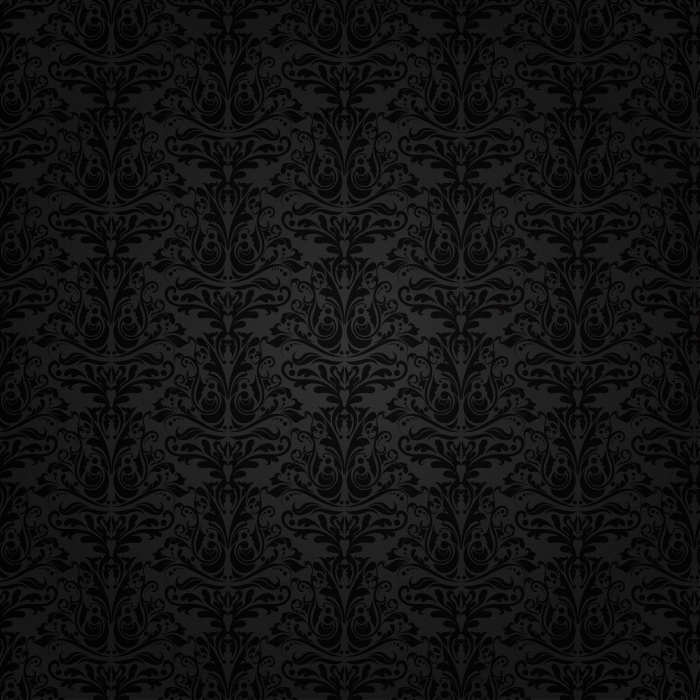
#> input picture COS3401/images/dark2.png, 700 x 700 px, found by its file name
$ jupyter execute 'enhancement_log_transform (1).ipynb'
#> lines starting #> are read from the running program, lines starting #| are printed output that depends on the picture; long printed decimals are rounded
## <span style='color:blue;'>The Log Transformations</span>
Image enhancement using log transformation is a technique used in image processing to enhance the contrast of an image, particularly in the darker areas. This technique is especially useful for images with a high dynamic range. The log transformation works by mapping the values of pixels in an image to a logarithmic scale. This mapping expands the dark pixels in an image while compressing the brighter pixels..

Here's a brief explanation of how it works:

1. **<i><span style='color:blue;'> A Log Transformations Function:</span> </i>** The core of this method is the logarithm transformation function, which is defined as  **<i><span style='color:blue;'> s=c⋅log(1+r)</span> </i>** ,  where: **<i>s</i>** is the output pixel value. **<i>r</i>** is the input pixel value. **<i>c</i>** is positive a constant.

2. **<i><span style='color:blue;'>The constant  c</span> </i>** is often chosen to design as  **<i>255/(np.log(1+ np.max(x)))</i>**.

3. **<i><span style='color:blue;'>Application:</span> </i>**  This transformation is applied to each pixel in the image. For color images, it can be applied to each color channel independently.

## <span style='color:lightblue;'>Let's start</span>

[cell 1]
import cv2
import numpy as np
import matplotlib.pyplot as plt

### <span style='color:lightgreen;'>Read Image</span>

[cell 2]
img = cv2.imread("./images/dark2.png", 0)
#> img: shape (700, 700); min 2, max 50, mean 17.9

[cell 3]
img_float = img.astype(np.float16)
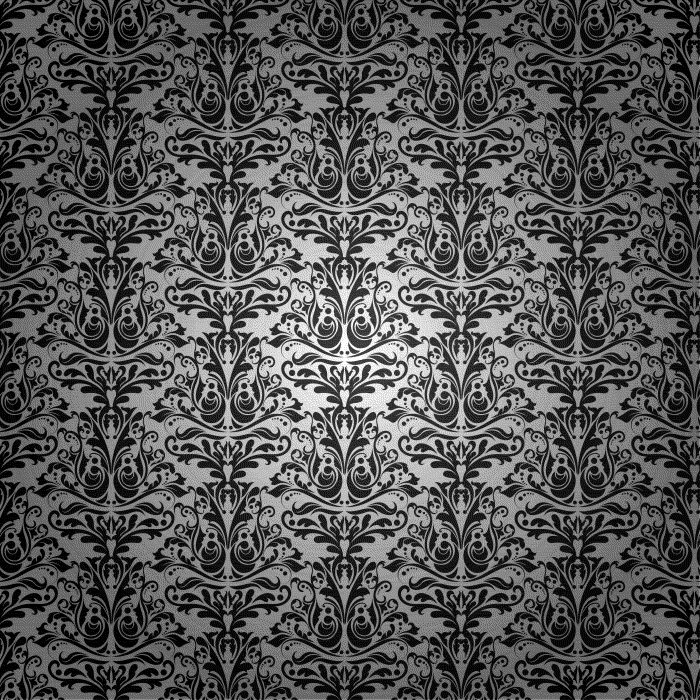
#> img_float: shape (700, 700) float16; min 2, max 50, mean 17.9; drawn with min black and max white
c = 255/(np.log(1+ np.amax(img_float)))
#> c = 64.86
print(np.amax(img_float), np.log(1+ np.amax(img_float)))
#| 50.0 3.932

### <span style='color:lightgreen;'>Method I of The Logarithm Transformation</span>

[cell 4]
log_img = c * np.log(1 + img_float)
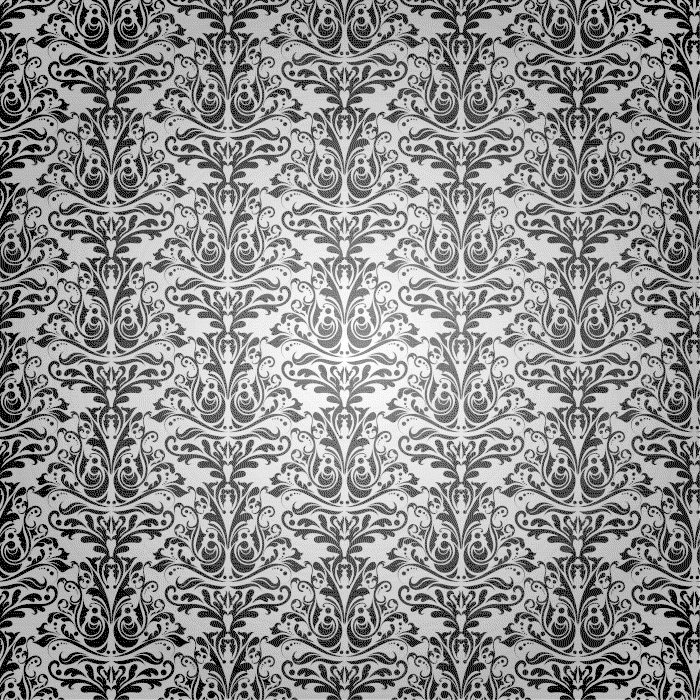
#> log_img: shape (700, 700) float16; min 71.25, max 255.1, mean 174.1; drawn with min black and max white
log_img = log_img.astype(np.uint8)
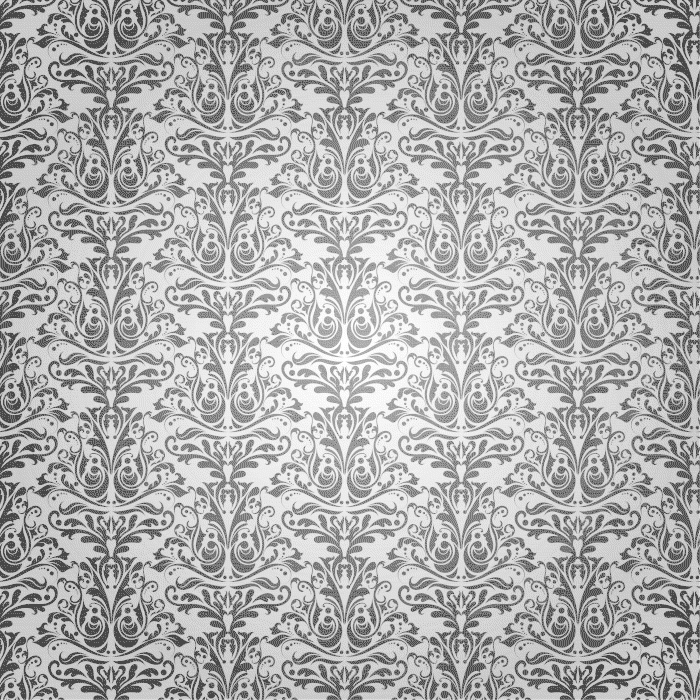
#> log_img: shape (700, 700); min 71, max 255, mean 173.7

[cell 5]
cv2.imshow("result", log_img)
cv2.waitKey()
cv2.destroyAllWindows()

[cell 6]
fig = plt.figure()
fig.add_subplot(1, 2, 1)
plt.imshow(img, cmap='gray')
plt.axis('off')

fig.add_subplot(1, 2, 2)
plt.imshow(log_img, cmap='gray')
plt.axis('off')

plt.show()
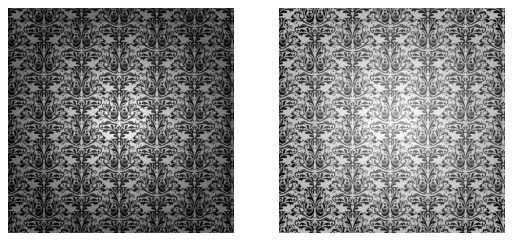
#> figure drawn by matplotlib, 2 panels

### <span style='color:lightgreen;'>Method II of  The Logarithm Transformation</span>

[cell 7]
log_img1 = np.zeros_like(img, dtype='float')
row, col = log_img1.shape
#> row = 700; col = 700
print(row,col)
#| 700 700

[cell 8]
for i in range(row):
    for j in range(col):
        log_img1[i,j] =  c * np.log(1 + img_float[i,j])

log_img1 = log_img1.astype(np.uint8)

[cell 9]
cv2.imshow("result", log_img1)
cv2.waitKey()
cv2.destroyAllWindows()

[cell 10]
fig = plt.figure()
fig.add_subplot(1, 2, 1)
plt.imshow(img, cmap='gray')
plt.axis('off')

fig.add_subplot(1, 2, 2)
plt.imshow(log_img1, cmap='gray')
plt.axis('off')

plt.show()

### <span style='color:lightgreen;'>>Method III of  The Logarithm Transformation</span>

[cell 11]
table = np.array([ i for i in range(256)]).astype(np.float16)
#> table = 256 values from 0 to 255
log_table = c* np.log(1 + table)
#> log_table = 256 values from 0 to 359.8
log_table = log_table.astype(np.uint8)
#> log_table = 256 values, max 255 at index 50, min 0 at index 0, mean 90.39

$ run again, with COS3401/images/cortex.png copied over COS3401/images/dark2.png
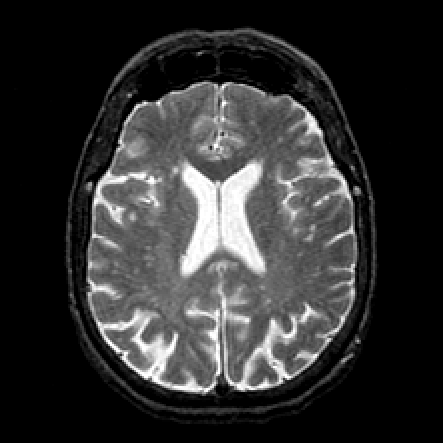
#> input picture COS3401/images/cortex.png, 443 x 443 px, found by its file name
#> img is the input picture: shape (443, 443); min 0, max 255, mean 48.6
#> c = 45.99
#| 255.0 5.545
#> `log_img = c * np.log(1 + img_float)`:
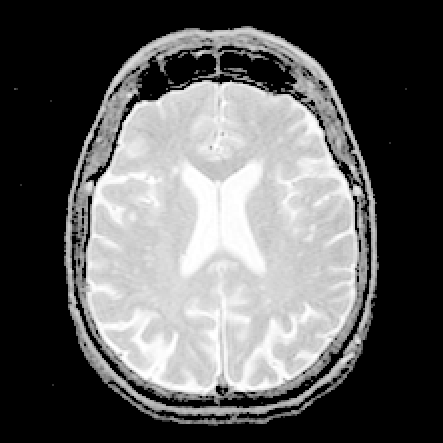
#> log_img: shape (443, 443) float16; min 0, max 255.1, mean 95.4; drawn with min black and max white
#> `plt.show()`:
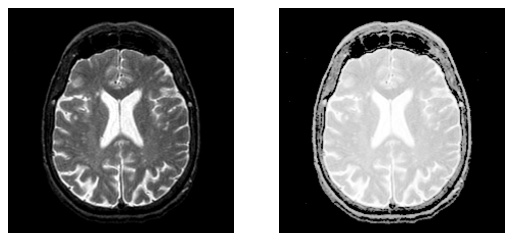
#> figure drawn by matplotlib, 2 panels
#| 443 443
#> `log_table = c* np.log(1 + table)`: log_table = 256 values from 0 to 255.1
#> `log_table = log_table.astype(np.uint8)`: log_table = 256 values from 0 to 255

$ run again, with COS3401/images/example.png copied over COS3401/images/dark2.png
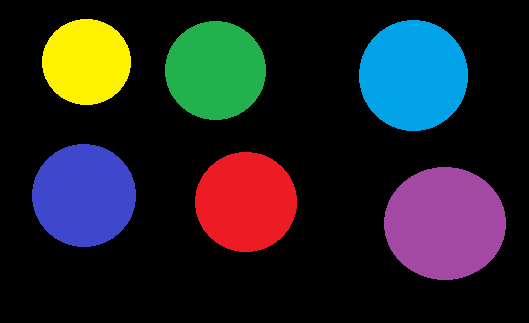
#> input picture COS3401/images/example.png, 529 x 323 px, found by its file name
#> `img = cv2.imread("./images/dark2.png", 0)`:
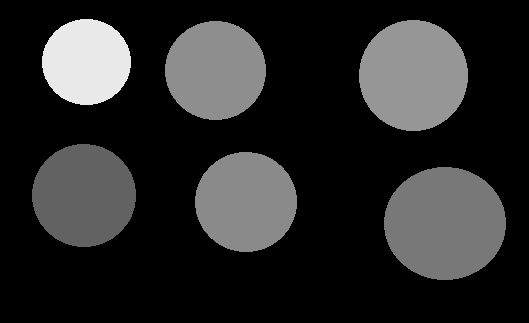
#> img: shape (323, 529); min 0, max 233, mean 41.9
#> c = 46.74
#| 233.0 5.455
#> `plt.show()`:
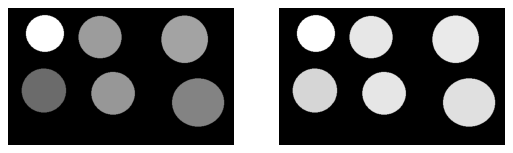
#> figure drawn by matplotlib, 2 panels
#| 323 529
#> `log_table = c* np.log(1 + table)`: log_table = 256 values from 0 to 259.2
#> `log_table = log_table.astype(np.uint8)`: log_table = 256 values, max 255 at index 233, min 0 at index 0, mean 194.7
